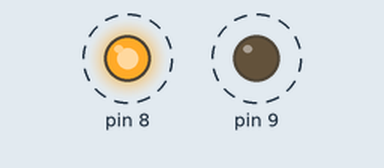
Recording of a sketch running on a simulated Arduino Uno, built with avr-gcc and run on an emulated ATmega328P. Shown: output pins drawn as LEDs (lit = HIGH). Dashed ring = blinking.

Above: at 0.5 s.
Timing chart, 0 to 4.6 s (numbered marks = the images above):
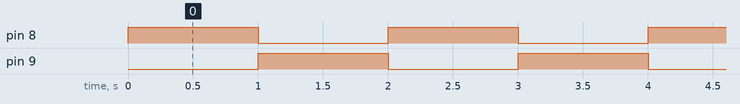

Measured:
- by itself, pin 8, pin 9: alternates HIGH for 1.0 s and LOW for 1.0 s

The sketch:

ledYak.ino
```cpp
void setup() {
  // put your setup code here, to run once:
  pinMode(8,OUTPUT);//8 nolu pin çıkış olarak ayarlandı
  pinMode(9,OUTPUT);
}

void loop() {
  // put your main code here, to run repeatedly:
  digitalWrite(8,1);// 1 = HIGH = +5V
  digitalWrite(9,0);// 0 = LOW = 0V
  delay(1000);
  digitalWrite(8,0);
  digitalWrite(9,1);
  delay(1000);
}
```
